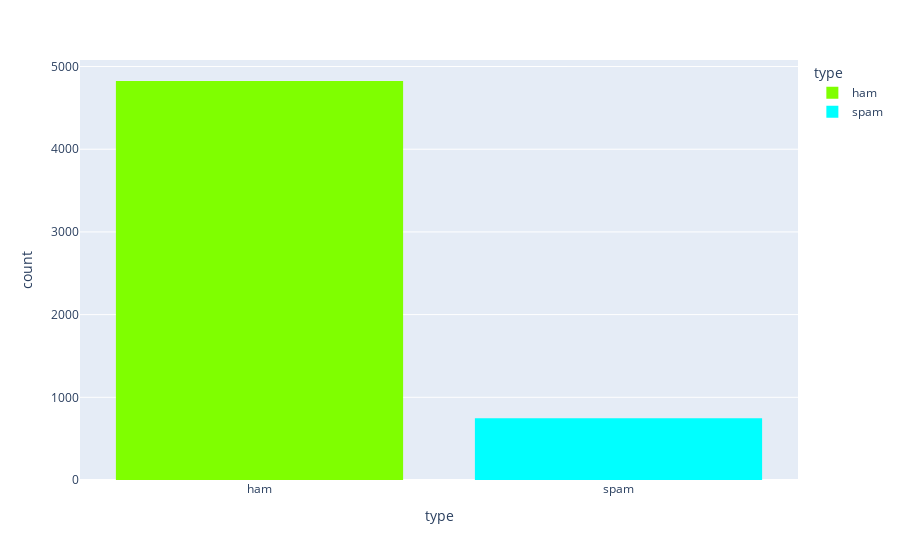

Notebook code cell kept with this figure:
### Code cell
fig = px.histogram(df, x="type", color="type", color_discrete_sequence=["#7FFF00","#00FFFF"])
fig.show()

### Figure 1 — Plotly figure (JSON) as saved in the notebook; plotly's stock layout.template omitted (floating-point values rounded to 4 significant figures; data arrays with more than 128 entries replaced by an {"elided": "..."} marker saying what was removed)
{"data": [{"alignmentgroup": "True", "bingroup": "x", "hovertemplate": "type=%{x}<br>count=%{y}<extra></extra>", "legendgroup": "ham", "marker": {"color": "#7FFF00", "pattern": {"shape": ""}}, "name": "ham", "offsetgroup": "ham", "orientation": "v", "showlegend": true, "type": "histogram", "x": {"elided": "4825 str values"}, "xaxis": "x", "yaxis": "y"}, {"alignmentgroup": "True", "bingroup": "x", "hovertemplate": "type=%{x}<br>count=%{y}<extra></extra>", "legendgroup": "spam", "marker": {"color": "#00FFFF", "pattern": {"shape": ""}}, "name": "spam", "offsetgroup": "spam", "orientation": "v", "showlegend": true, "type": "histogram", "x": {"elided": "747 str values"}, "xaxis": "x", "yaxis": "y"}], "layout": {"barmode": "relative", "legend": {"title": {"text": "type"}, "tracegroupgap": 0}, "margin": {"t": 60}, "xaxis": {"anchor": "y", "categoryarray": ["ham", "spam"], "categoryorder": "array", "domain": [0, 1], "title": {"text": "type"}}, "yaxis": {"anchor": "x", "domain": [0, 1], "title": {"text": "count"}}}}
